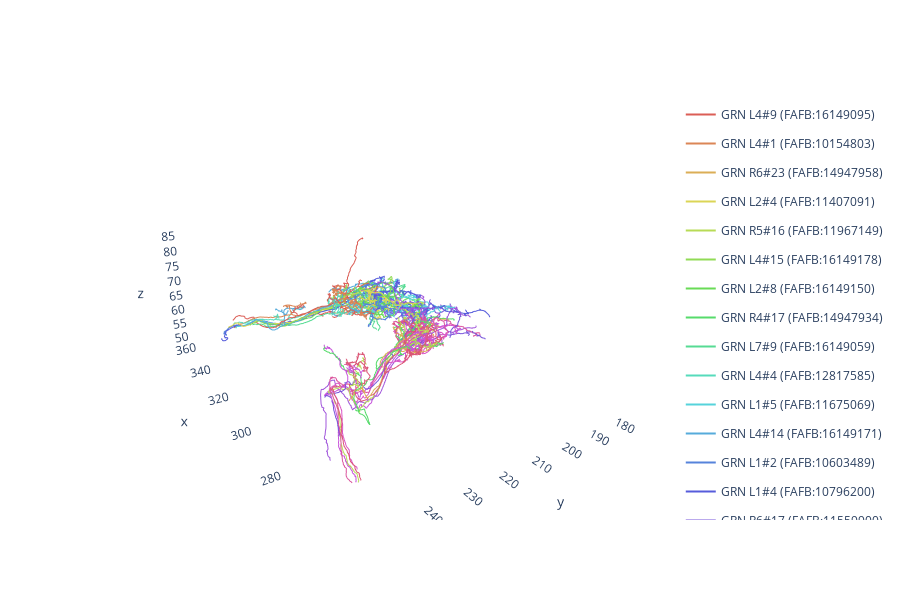

This figure's notebook cell:
### Code cell
vfb_dataset.plot3d()

### Figure 1 — Plotly figure (JSON) as saved in the notebook; plotly's stock layout.template omitted (floating-point values rounded to 4 significant figures; data arrays with more than 128 entries replaced by an {"elided": "..."} marker saying what was removed)
{"data": [{"hoverinfo": "none", "hovertext": " ", "legendgroup": "VFB_001029ll", "line": {"color": "rgb(219,94,86)", "width": 2}, "mode": "lines", "name": "GRN L4#9 (FAFB:16149095)", "showlegend": true, "type": "scatter3d", "x": {"elided": "1787 float values"}, "y": {"elided": "1787 float values"}, "z": {"elided": "1787 float values"}}, {"hoverinfo": "none", "hovertext": " ", "legendgroup": "VFB_001029ja", "line": {"color": "rgb(219,134,86)", "width": 2}, "mode": "lines", "name": "GRN L4#1 (FAFB:10154803)", "showlegend": true, "type": "scatter3d", "x": {"elided": "2554 float values"}, "y": {"elided": "2554 float values"}, "z": {"elided": "2554 float values"}}, {"hoverinfo": "none", "hovertext": " ", "legendgroup": "VFB_001029l9", "line": {"color": "rgb(219,174,86)", "width": 2}, "mode": "lines", "name": "GRN R6#23 (FAFB:14947958)", "showlegend": true, "type": "scatter3d", "x": {"elided": "997 float values"}, "y": {"elided": "997 float values"}, "z": {"elided": "997 float values"}}, {"hoverinfo": "none", "hovertext": " ", "legendgroup": "VFB_001029jy", "line": {"color": "rgb(219,213,86)", "width": 2}, "mode": "lines", "name": "GRN L2#4 (FAFB:11407091)", "showlegend": true, "type": "scatter3d", "x": {"elided": "2125 float values"}, "y": {"elided": "2125 float values"}, "z": {"elided": "2125 float values"}}, {"hoverinfo": "none", "hovertext": " ", "legendgroup": "VFB_001029kr", "line": {"color": "rgb(184,219,86)", "width": 2}, "mode": "lines", "name": "GRN R5#16 (FAFB:11967149)", "showlegend": true, "type": "scatter3d", "x": {"elided": "1432 float values"}, "y": {"elided": "1432 float values"}, "z": {"elided": "1432 float values"}}, {"hoverinfo": "none", "hovertext": " ", "legendgroup": "VFB_001029ly", "line": {"color": "rgb(145,219,86)", "width": 2}, "mode": "lines", "name": "GRN L4#15 (FAFB:16149178)", "showlegend": true, "type": "scatter3d", "x": {"elided": "1206 float values"}, "y": {"elided": "1206 float values"}, "z": {"elided": "1206 float values"}}, {"hoverinfo": "none", "hovertext": " ", "legendgroup": "VFB_001029lu", "line": {"color": "rgb(105,219,86)", "width": 2}, "mode": "lines", "name": "GRN L2#8 (FAFB:16149150)", "showlegend": true, "type": "scatter3d", "x": {"elided": "1796 float values"}, "y": {"elided": "1796 float values"}, "z": {"elided": "1796 float values"}}, {"hoverinfo": "none", "hovertext": " ", "legendgroup": "VFB_001029l6", "line": {"color": "rgb(86,219,107)", "width": 2}, "mode": "lines", "name": "GRN R4#17 (FAFB:14947934)", "showlegend": true, "type": "scatter3d", "x": {"elided": "1456 float values"}, "y": {"elided": "1456 float values"}, "z": {"elided": "1456 float values"}}, {"hoverinfo": "none", "hovertext": " ", "legendgroup": "VFB_001029lg", "line": {"color": "rgb(86,219,147)", "width": 2}, "mode": "lines", "name": "GRN L7#9 (FAFB:16149059)", "showlegend": true, "type": "scatter3d", "x": {"elided": "1854 float values"}, "y": {"elided": "1854 float values"}, "z": {"elided": "1854 float values"}}, {"hoverinfo": "none", "hovertext": " ", "legendgroup": "VFB_001029kz", "line": {"color": "rgb(86,219,187)", "width": 2}, "mode": "lines", "name": "GRN L4#4 (FAFB:12817585)", "showlegend": true, "type": "scatter3d", "x": {"elided": "2503 float values"}, "y": {"elided": "2503 float values"}, "z": {"elided": "2503 float values"}}, {"hoverinfo": "none", "hovertext": " ", "legendgroup": "VFB_001029ko", "line": {"color": "rgb(86,211,219)", "width": 2}, "mode": "lines", "name": "GRN L1#5 (FAFB:11675069)", "showlegend": true, "type": "scatter3d", "x": {"elided": "3460 float values"}, "y": {"elided": "3460 float values"}, "z": {"elided": "3460 float values"}}, {"hoverinfo": "none", "hovertext": " ", "legendgroup": "VFB_001029lx", "line": {"color": "rgb(86,171,219)", "width": 2}, "mode": "lines", "name": "GRN L4#14 (FAFB:16149171)", "showlegend": true, "type": "scatter3d", "x": {"elided": "1446 float values"}, "y": {"elided": "1446 float values"}, "z": {"elided": "1446 float values"}}, {"hoverinfo": "none", "hovertext": " ", "legendgroup": "VFB_001029jj", "line": {"color": "rgb(86,131,219)", "width": 2}, "mode": "lines", "name": "GRN L1#2 (FAFB:10603489)", "showlegend": true, "type": "scatter3d", "x": {"elided": "3041 float values"}, "y": {"elided": "3041 float values"}, "z": {"elided": "3041 float values"}}, {"hoverinfo": "none", "hovertext": " ", "legendgroup": "VFB_001029jr", "line": {"color": "rgb(86,92,219)", "width": 2}, "mode": "lines", "name": "GRN L1#4 (FAFB:10796200)", "showlegend": true, "type": "scatter3d", "x": {"elided": "4779 float values"}, "y": {"elided": "4779 float values"}, "z": {"elided": "4779 float values"}}, {"hoverinfo": "none", "hovertext": " ", "legendgroup": "VFB_001029kj", "line": {"color": "rgb(121,86,219)", "width": 2}, "mode": "lines", "name": "GRN R6#17 (FAFB:11559900)", "showlegend": true, "type": "scatter3d", "x": {"elided": "2233 float values"}, "y": {"elided": "2233 float values"}, "z": {"elided": "2233 float values"}}, {"hoverinfo": "none", "hovertext": " ", "legendgroup": "VFB_001029i5", "line": {"color": "rgb(160,86,219)", "width": 2}, "mode": "lines", "name": "GRN R2#1 (FAFB:7349238)", "showlegend": true, "type": "scatter3d", "x": {"elided": "1791 float values"}, "y": {"elided": "1791 float values"}, "z": {"elided": "1791 float values"}}, {"hoverinfo": "none", "hovertext": " ", "legendgroup": "VFB_001029j1", "line": {"color": "rgb(200,86,219)", "width": 2}, "mode": "lines", "name": "GRN R4#12 (FAFB:7793752)", "showlegend": true, "type": "scatter3d", "x": {"elided": "1819 float values"}, "y": {"elided": "1819 float values"}, "z": {"elided": "1819 float values"}}, {"hoverinfo": "none", "hovertext": " ", "legendgroup": "VFB_001029j7", "line": {"color": "rgb(219,86,198)", "width": 2}, "mode": "lines", "name": "GRN R6#9 (FAFB:9235133)", "showlegend": true, "type": "scatter3d", "x": {"elided": "991 float values"}, "y": {"elided": "991 float values"}, "z": {"elided": "991 float values"}}, {"hoverinfo": "none", "hovertext": " ", "legendgroup": "VFB_001029ic", "line": {"color": "rgb(219,86,158)", "width": 2}, "mode": "lines", "name": "GRN R4#6 (FAFB:7471728)", "showlegend": true, "type": "scatter3d", "x": {"elided": "1622 float values"}, "y": {"elided": "1622 float values"}, "z": {"elided": "1622 float values"}}, {"hoverinfo": "none", "hovertext": " ", "legendgroup": "VFB_001029if", "line": {"color": "rgb(219,86,118)", "width": 2}, "mode": "lines", "name": "GRN R5#4 (FAFB:7479777)", "showlegend": true, "type": "scatter3d", "x": {"elided": "2253 float values"}, "y": {"elided": "2253 float values"}, "z": {"elided": "2253 float values"}}], "layout": {"autosize": true, "height": 600, "paper_bgcolor": "rgba(0,0,0,0)", "plot_bgcolor": "rgba(0,0,0,0)", "scene": {"aspectmode": "data", "aspectratio": {"x": 1, "y": 1, "z": 1}, "camera": {"eye": {"x": -1.743, "y": 1.071, "z": 0.71}, "up": {"x": 0, "y": 0, "z": 1}}, "xaxis": {"backgroundcolor": "rgb(240, 240, 240)", "gridcolor": "rgb(255, 255, 255)", "showbackground": false, "showgrid": false, "showline": false, "zerolinecolor": "rgb(255, 255, 255)"}, "yaxis": {"backgroundcolor": "rgb(240, 240, 240)", "gridcolor": "rgb(255, 255, 255)", "showbackground": false, "showgrid": false, "showline": false, "zerolinecolor": "rgb(255, 255, 255)"}, "zaxis": {"backgroundcolor": "rgb(240, 240, 240)", "gridcolor": "rgb(255, 255, 255)", "showbackground": false, "showgrid": false, "showline": false, "zerolinecolor": "rgb(255, 255, 255)"}}}}
